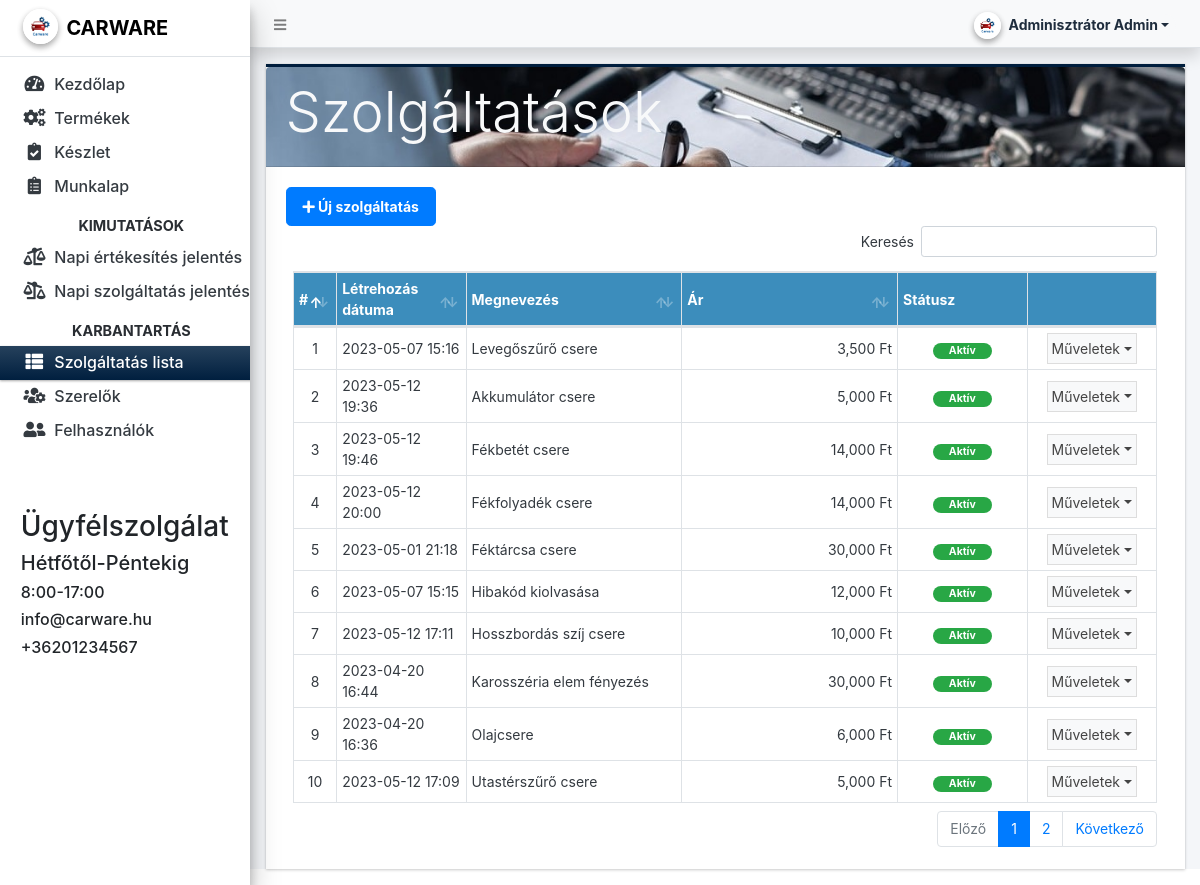
The page /admin/?page=services (signed in) on the database its author committed.
### tables this page shows
CREATE TABLE `service_list` (
  `id` int(30) NOT NULL,
  `name` text NOT NULL,
  `description` text NOT NULL,
  `price` int(30) NOT NULL,
  `status` tinyint(1) NOT NULL DEFAULT 1,
  `delete_flag` tinyint(1) NOT NULL DEFAULT 0,
  `date_created` datetime NOT NULL DEFAULT current_timestamp(),
  `date_updated` datetime NOT NULL DEFAULT current_timestamp() ON UPDATE current_timestamp()
);

### config.php (called while the page is built, shortened)
<?php
function format_num($number = '' , $decimal = ''){
    if(is_numeric($number)){
        $ex = explode(".",$number);
        $decLen = isset($ex[1]) ? strlen($ex[1]) : 0;
        if(is_numeric($decimal)){
            return number_format($number,$decimal);
        }else{
            return number_format($number,$decLen);
        }
    }else{
        return "Invalid Input";
    }
}
?>

### admin/services/index.php (the view, shortened to what this page needs)
<div class="card card-outline rounded-0 card-navy">
	<div class="bg_image card-header">
		<h3 class="display-4 text-light">Szolgáltatások</h3>
	</div>
	<div class="card-body">
	<a href="javascript:void(0)" id="create_new" class="btn btn-lg btn-primary font-weight-bold"><span class="fas fa-plus"></span>  Új szolgáltatás</a>
        <div class="container-fluid">
			<table class="table table-hover table-bordered" id="list">
				<colgroup>
					<col width="5%">
					<col width="15%">
					<col width="25%">
					<col width="25%">
					<col width="15%">
					<col width="15%">
				</colgroup>
				<thead>
					<tr class="bg-lightblue">
						<th>#</th>
						<th>Létrehozás dátuma</th>
						<th>Megnevezés</th>
						<th>Ár</th>
						<th>Státusz</th>
						<th></th>
					</tr>
				</thead>
				<tbody>
					<?php
					$i = 1;
						$qry = $conn->query("SELECT * from `service_list` where delete_flag = 0 order by `name` asc ");
						while($row = $qry->fetch_assoc()):
					?>
						<tr>
							<td class="text-center"><?php echo $i++; ?></td>
							<td><?php echo date("Y-m-d H:i",strtotime($row['date_created'])) ?></td>
							<td><?php echo $row['name'] ?></td>
							<td class="text-right"><?php echo format_num($row['price']); echo " Ft"; ?></td>
							<td class="text-center">
                                <?php if($row['status'] == 1): ?>
                                    <span class="badge badge-success px-3 rounded-pill">Aktív</span>
                                <?php else: ?>
                                    <span class="badge badge-danger px-3 rounded-pill">Inaktív</span>
                                <?php endif; ?>
                            </td>
							<td align="center">
								 <button type="button" class="btn btn-flat p-1 btn-default btn-sm dropdown-toggle dropdown-icon" data-toggle="dropdown">
				                  		Műveletek
				                  </button>
							</td>
						</tr>
					<?php endwhile; ?>
				</tbody>
			</table>
		</div>
	</div>
</div>

### admin/services/index.php (style rules this page uses)
.bg_image { background: url(../uploads/cover_services.jpg); background-size: cover; }

### rows shown on the page
service_list: date_created "2023-05-07 15:16", name "Levegőszűrő csere", price "3,500", status "Aktív"
service_list: date_created "2023-05-12 19:36", name "Akkumulátor csere", price "5,000", status "Aktív"
service_list: date_created "2023-05-12 19:46", name "Fékbetét csere", price "14,000", status "Aktív"
service_list: date_created "2023-05-12 20:00", name "Fékfolyadék csere", price "14,000", status "Aktív"
service_list: date_created "2023-05-01 21:18", name "Féktárcsa csere", price "30,000", status "Aktív"
service_list: date_created "2023-05-07 15:15", name "Hibakód kiolvasása", price "12,000", status "Aktív"
service_list: date_created "2023-05-12 17:11", name "Hosszbordás szíj csere", price "10,000", status "Aktív"
service_list: date_created "2023-04-20 16:44", name "Karosszéria elem fényezés", price "30,000", status "Aktív"
service_list: date_created "2023-04-20 16:36", name "Olajcsere", price "6,000", status "Aktív"
service_list: date_created "2023-05-12 17:09", name "Utastérszűrő csere", price "5,000", status "Aktív"

### other values the page prints
$_settings->userdata('lastname').' '.$_settings->userdata('firstname') "Adminisztrátor Admin"
$_settings->info('short_name') "CARWARE"
